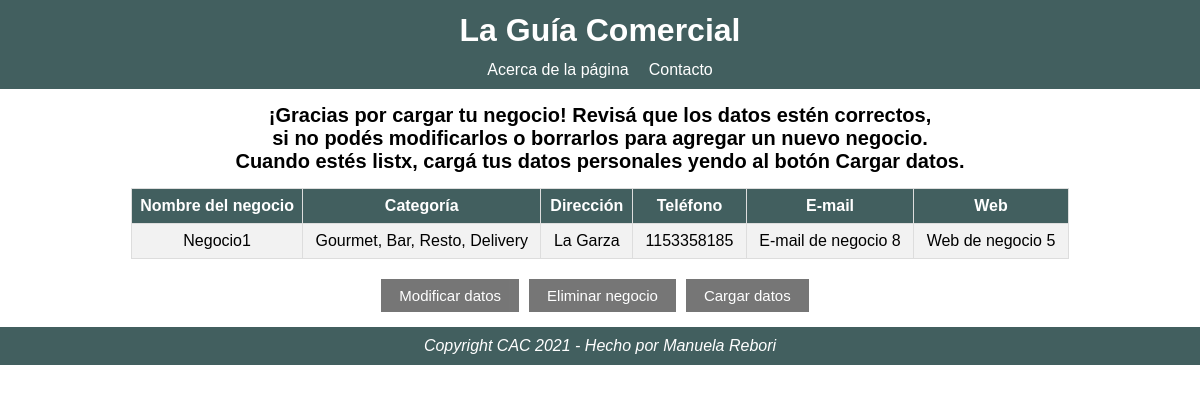
The page /vistaPreviaNeg.php on the database its author committed.
### tables this page shows
CREATE TABLE `negocios` (
  `negocio_id` int(11) NOT NULL,
  `nom_negocio` varchar(25) NOT NULL,
  `cat_negocio` varchar(40) NOT NULL,
  `direc_negocio` varchar(50) NOT NULL,
  `tel_negocio` int(15) NOT NULL,
  `mail_negocio` varchar(25) NOT NULL,
  `web_negocio` varchar(25) NOT NULL
);

### consultas/selectNeg.php (called while the page is built)
<?php
    $selectNeg = "SELECT * FROM negocios ORDER BY negocio_id DESC LIMIT 1";
    $select = mysqli_query($conexion, $selectNeg);
?>

### vistaPreviaNeg.php (the view, shortened to what this page needs)
<?php
    require_once 'conexion.php';
    require_once 'html/head.php';
?>
    <main>
        <h2 id="cargaNeg">¡Gracias por cargar tu negocio! Revisá que los datos estén correctos,<br>si no podés modificarlos o borrarlos para agregar un nuevo negocio.<br>Cuando estés listx, cargá tus datos personales yendo al botón Cargar datos.</h2>
        <div class="guiaCom">
            <table id="vistaPrevia">
                <tr>
                    <th>Nombre del negocio</th>
                    <th>Categoría</th>
                    <th>Dirección</th>
                    <th>Teléfono</th>
                    <th>E-mail</th>
                    <th>Web</th>
                </tr>
            <?php
                require_once 'consultas/selectNeg.php';
                while($guiaComercial = mysqli_fetch_array($select)) {
            ?>
                <tr>
                    <td> <?php echo $guiaComercial['nom_negocio']; ?> </td>
                    <td> <?php echo $guiaComercial['cat_negocio']; ?> </td>
                    <td> <?php echo $guiaComercial['direc_negocio']; ?> </td>
                    <td> <?php echo $guiaComercial['tel_negocio']; ?> </td>
                    <td> <?php echo $guiaComercial['mail_negocio']; ?> </td>
                    <td> <?php echo $guiaComercial['web_negocio']; ?> </td>
                </tr>
            <?php } ?>
            </table>
        </div>
        <div class="flex">
            <button id="btnModificar">Modificar datos</button>
            <button id="btnEliminar">Eliminar negocio</button>
            <button id="btnCargarDatos">Cargar datos</button>
        </div>
    </main>
    <?php
        require_once 'html/footer.php';
    ?>

### css/style.css (style rules this page uses)
* { margin: 0; padding: 0; font-family: sans-serif; }
.flex { display: flex; justify-content: center; }
.guiaCom { display: flex; justify-content: center; margin-bottom: 20px; }
#btnCargarDatos, #btnEliminar, #btnModificar, #delete, #mostrarDueños { display: inline-block; text-align: center; padding: 8px 18px; font-size: 15px; background-color: #555; color: white; border: none; opacity: 0.8; margin-right: 10px; margin-bottom: 15px; }
#cargaNeg { text-align: center; padding: 15px 0; font-size: 20px; }
#vistaPrevia, #tabla-guia { border-collapse: collapse; width: auto; }
#vistaPrevia td, #vistaPrevia th, #tabla-guia td, #tabla-guia th { border: 1px solid #ddd; padding: 8px; white-space: break-spaces; }
#vistaPrevia tr, #tabla-guia tr { text-align: center; }
#vistaPrevia tr:nth-child(even), #tabla-guia tr:nth-child(even) { background-color: #f2f2f2; }
#vistaPrevia th, #tabla-guia th { background-color: rgb(66, 95, 95); color: white; }

### rows shown on the page
negocios: nom_negocio "Negocio1", cat_negocio "Gourmet, Bar, Resto, Delivery", direc_negocio "La Garza", tel_negocio "1153358185", mail_negocio "E-mail de negocio 8", web_negocio "Web de negocio 5"
